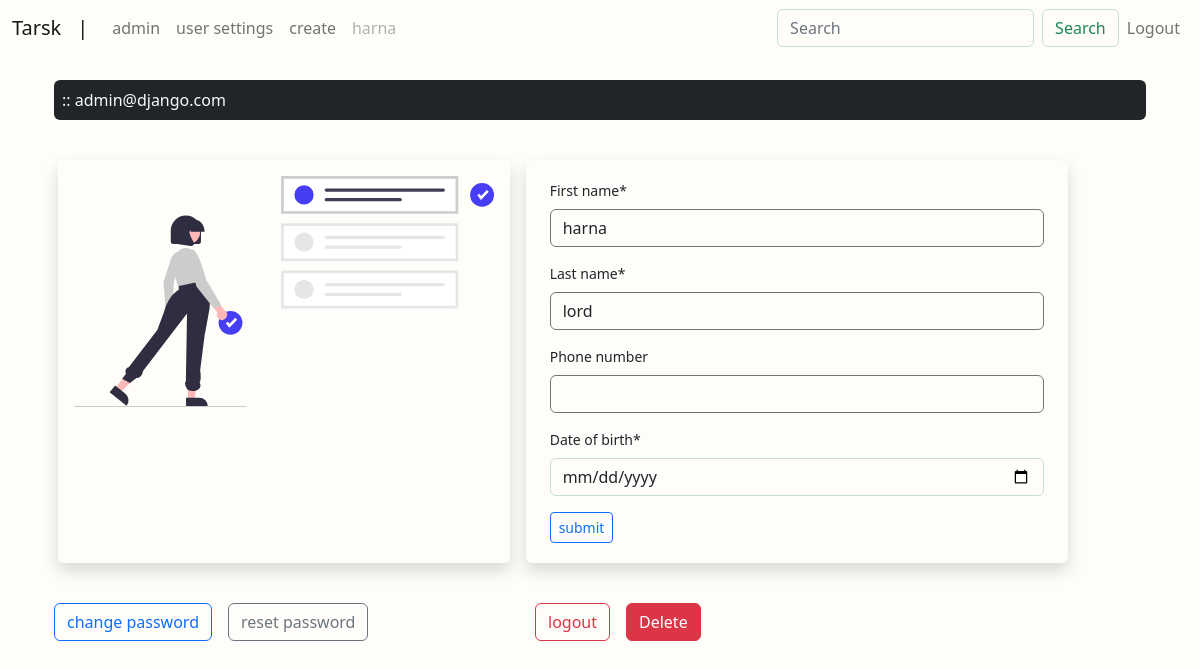
The page /accounts/settings/ (signed in) on the database its author committed.
### accounts/models.py (models this page shows, shortened)
class MyUser(AbstractBaseUser):
    email = models.EmailField(
        verbose_name='email address',
        max_length=255,
        unique=True,
    )
    is_active = models.BooleanField(default=True)
    is_admin = models.BooleanField(default=False)
    objects = MyUserManager()
    USERNAME_FIELD = 'email'
    def __str__(self):
        return self.email

class Profile(models.Model):
    user = models.OneToOneField(MyUser, related_name='profile', on_delete=models.CASCADE)
    first_name = models.CharField(max_length=200,null=True,blank=False)
    last_name = models.CharField(max_length=200,null=True)
    date_of_birth = models.DateField(blank=False,null=True)
    phone_number = PhoneNumberField(null=True,blank=True)
    online = models.BooleanField(default=False,blank=True)
    def __str__(self):
        if self.first_name != None:
            return f"{self.first_name}"
        return f"{self.user}'s  profile"

### accounts/views.py (the view)
# urls.py: path('settings/', views.settings, name="settings"),
@login_required(login_url='index')
def settings(request,slug=email):
    user = request.user
    form = ProfileEditForm(request.POST or None, instance=user.profile)
    template_name = 'accounts/settings.html'
    context = {'title':f'{user.profile.first_name} | profile', 'user':user, 'form':form}
    return render(request,template_name,context)

### accounts/forms.py
class ProfileEditForm(forms.ModelForm):
    class Meta:
        model = Profile
        fields = ('first_name', 'last_name','phone_number', 'date_of_birth')
        widgets={
            "date_of_birth": Date_input(attrs={"class":'border-success border-opacity-25',}),
        }

### accounts/templates/accounts/settings.html (shortened to what this page needs)
{% extends 'accounts/base.html' %}
{% load crispy_forms_tags %}
{% load static %}
{% block content %}
<div class="container " style="height: 100vh;">
    <br><div class="bg-dark p-2 rounded text-light pl-3"> :: {{user}}</div>  <br>
    <div class="row section p-3 rounded gap-3">
        <div id="imgdiv" class="col-sm-5 text-center p-3 rounded shadow d-none d-sm-block">
            <img class="thumbnail img-responsive align-self-center"  src="{% static '/images/index.svg' %}"
                style="max-width:100%;height: auto;max-height: 100%;">
        </div>
        <div class="col-sm-6 shadow rounded p-3 sm-w-100">
            <form method="post" class="form-control-sm w-100 h-50" action="{% url 'accounts:edit_profile' %}">
            {{form | crispy}}
            <button class="btn btn-outline-primary btn-sm" name="user_settings" type="submit">submit</button>
            </form>
        </div>
    </div>
    <br>
    <div class="section h-25 ">
        <div class="row gap-3">
            <div class=" d-flex col-sm-5 gap-3" >
                <a class="btn btn-outline-primary" href="{% url 'password_change' %}" role="button">change password</a>
                <a class="btn btn-outline-secondary" href="{% url 'password_reset' %}" role="button">reset password</a>
            </div>
            <div class="d-flex col-sm-5 gap-3">
                <a class="btn btn-outline-danger" href="{% url 'logout' %}" role="button">logout</a>
                <button type="button" class="btn btn-danger" data-bs-toggle="modal" data-bs-target="#exampleModal">Delete</button>
            </div>
        </div>
    </div>
</div>
{% endblock %}

### accounts/templates/accounts/base.html (shortened to what this page needs)
{% load static %}
<!doctype html>
<html lang="en">
  <head>
    <link href="https://cdn.jsdelivr.net/npm/bootstrap@5.2.0-beta1/dist/css/bootstrap.min.css" rel="stylesheet">
    <link rel="stylesheet" href="{% static '/css/main.css' %}">
  </head>
  <body>
    <nav class=" navbar navbar-expand-lg">
      <div class="container-fluid h-25">
        <a class="navbar-brand"
        {% if request.user.is_authenticated %}
              href="{% url 'task:dashboard' %}"
              {% else %}
              href="http://127.0.0.1:8000/"
              {% endif %}
        >Tarsk</a>
        <a class="navbar-brand" href="#">|</a>
        <div class="collapse navbar-collapse" id="navbarSupportedContent">
          <ul class="navbar-nav me-auto mb-2 mb-lg-0">
            {% if user.is_admin %}
            <li class="nav-item">
              <a class="nav-link" href="http://127.0.0.1:8000/admin/">admin</a>
            </li>
            {% endif %}
            {% if user.is_authenticated %}
            <li class="nav-item">
              <a class="nav-link" href="{% url 'accounts:settings' %}">user settings</a>
            </li>
            <li class="nav-item">
              <a class="nav-link" href="{% url 'task:create_task' %}">create</a>
            </li>
            <li class="nav-item">
              <a class="nav-link disabled">{{request.user.profile}}</a>
            </li>
            {% endif %}
          </ul>
          {% if request.user.is_authenticated %}
          <form class="d-flex" role="search" method="GET" action="{% url 'task:search' %}">
            <input class="form-control me-2 border-success border-opacity-25" type="search" placeholder="Search" aria-label="Search" name="q">
            <button class="btn btn-outline-success border-success border-opacity-25" type="search">Search</button>
          </form>
          <ul class="navbar-nav">
            <li class="nav-item">
              <a class="nav-link" href="{% url 'accounts:logout' %}"> Logout</a>
            </li>
          {% endif %}
          </ul>
        </div>
      </div>
    </nav>
    <div class="container" style="background-size: cover; height: 100vh;">
      {% block content %}
      {% endblock %}
    </div>
  </body>
</html>

### accounts/static/css/main.css (style rules this page uses)
body { background-color:rgb(255, 253, 250); background-size: cover; }
.card,.form-control { background-color: transparent; border-color:rgb(117, 117, 117); }

### rows shown on the page
MyUser: user.profile "harna", email "admin@django.com"
Profile: first_name "harna", last_name "lord"
